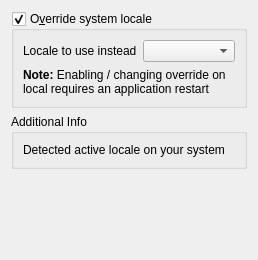
             <widget class="QWidget" name="mOptionsScrollAreaContents_09">
              <property name="geometry">
               <rect>
                <x>0</x>
                <y>0</y>
                <width>258</width>
                <height>260</height>
               </rect>
              </property>
              <layout class="QVBoxLayout" name="verticalLayout_32">
               <item>
                <widget class="QGroupBox" name="grpLocale">
                 <property name="title">
                  <string>O&amp;verride system locale</string>
                 </property>
                 <property name="checkable">
                  <bool>true</bool>
                 </property>
                 <layout class="QGridLayout" name="_12">
                  <item row="0" column="0">
                   <widget class="QLabel" name="label_5">
                    <property name="text">
                     <string>Locale to use instead</string>
                    </property>
                   </widget>
                  </item>
                  <item row="0" column="1">
                   <widget class="QComboBox" name="cboLocale"/>
                  </item>
                  <item row="1" column="0" colspan="2">
                   <widget class="QLabel" name="label_7">
                    <property name="text">
                     <string>&lt;b&gt;Note:&lt;/b&gt; Enabling / changing override on local requires an application restart</string>
                    </property>
                    <property name="wordWrap">
                     <bool>true</bool>
                    </property>
                   </widget>
                  </item>
                 </layout>
                </widget>
               </item>
               <item>
                <widget class="QGroupBox" name="groupBox_12">
                 <property name="title">
                  <string>Additional Info</string>
                 </property>
                 <layout class="QGridLayout" name="_13">
                  <item row="0" column="0">
                   <widget class="QLabel" name="lblSystemLocale">
                    <property name="text">
                     <string>Detected active locale on your system</string>
                    </property>
                   </widget>
                  </item>
                 </layout>
                </widget>
               </item>
               <item>
                <spacer name="verticalSpacer_2">
                 <property name="orientation">
                  <enum>Qt::Vertical</enum>
                 </property>
                 <property name="sizeHint" stdset="0">
                  <size>
                   <width>20</width>
                   <height>40</height>
                  </size>
                 </property>
                </spacer>
               </item>
              </layout>
             </widget>
